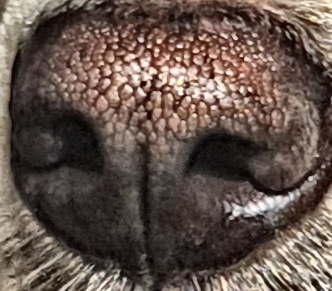
#> input picture project_dog_v2/image/train/0/cut_20201001_153748-0.jpg, 332 x 291 px, found by its file name; its folder holds only this picture in this run
$ python Classifier.py
#> lines starting #> are read from the running program, lines starting #| are printed output that depends on the picture
import os
import numpy as np
import cv2
import pandas as pd

import pickle
import sklearn
import argparse
import time

from sklearn.cluster import KMeans
from scipy.spatial.distance import cdist
from sklearn.model_selection import train_test_split
from sklearn.neighbors import KNeighborsClassifier
from histo_clahe import histo_clahe
from os import listdir
from os.path import isfile, join


# parsing(=구문분석) : 스크립트 내용을 토큰화하여 분석
# parsing은 compile과도 밀접한 관련, 기계어에 대한 번역에 선행
# argparser : python 실행 시 서로 다른 옵션을 상황에 따라 실행할 때 사용

# Argument parser 초기화 = argparser 객체 선언
parser = argparse.ArgumentParser(description='Argparse Tutorial')
# ArgumentParser 클래스의 객체를 생성합니다.
# 이 객체는 명령행 인수를 정의하고 파싱하는 데 사용됩니다.
# description 매개변수를 사용하여 스크립트에 대한 간단한 설명을 추가할 수 있습니다.

parser.add_argument('--dir', default='image', # 경로 변경 필요
                     help='dataset directory')
# add_argument 메서드를 사용하여 명령행 인수를 정의합니다. = argument 추가
# 이 예제에서는 --dir 인수를 정의하고, 기본값으로 'image'를 설정하고, 인수에 대한 설명을 제공합니다.
# 즉, 사용자가 --dir로 값을 지정하지 않으면 기본값인 'image'가 사용됩니다.
# --dir 인자일 때 dataset directory


# parser.add_argument('--test', default='test_1.jpg' # 경로 변경 필요
                    # , help='test image data')
#  비슷하게 --test 인수를 정의하고, 기본값으로 'test_1.jpg'를 설정하고,
#  인수에 대한 설명을 제공합니다.
# --test 인자일 때 test image data

opt = parser.parse_args()
# parse_args 메서드를 호출하여 명령행에서 전달된 인수를 파싱하고, 이를 opt 변수에 저장합니다.
# 이제 opt 객체는 파싱된 인수를 포함하고 있습니다.

# 학습 데이터를 읽어 이미지 리스트 X와 라벨리스트 Y를 반환하는 함수
# 훈련 시에만 활용
def read_data(label2id):
    X = [] #이미지 라벨 저장
    Y = [] #이미지 라벨 저장
    for label in os.listdir('image/train'):#/Users/mo3n/Documents/project/dog/git2/project_dog/
        # image 디렉터리 내의 각 라벨(폴더)에 대해 반복합니다.#/Users/mo3n/Documents/project/dog/git2/project_dog/
        # 라벨(폴더)명은 int(현재 0~5)
        if os.path.isdir(os.path.join('image/train', label)):#/Users/mo3n/Documents/project/dog/git2/project_dog/
            # 각 라벨 디렉터리 내의 이미지 파일에 대해 반복합니다.
            for img_file in os.listdir(os.path.join('image/train',#/Users/mo3n/Documents/project/dog/git2/project_dog/
                                                     label)):
                # 이미지를 읽어옵니다.
                img = cv2.imread(os.path.join('image/train', #/Users/mo3n/Documents/project/dog/git2/project_dog/
                                              label, img_file))
                X.append(img) # 이미지 데이터를 X 리스트에 추가합니다.
                Y.append(label2id[label]) # 이미지의 라벨을 숫자 ID로 변환하여 Y 리스트에 추가합니다.
    return X, Y

# SIFT를 사용하여 이미지 특징 추출
def extract_sift_features(X):
    image_descriptors = [] #이미지 특징이 저장될 리스트

    #이미지 추출기 생성
    sift = cv2.SIFT_create(nfeatures=200, nOctaveLayers=3, contrastThreshold=0.0005)
    #nfeatures : 검출최대특징수
    #nOctaveLayers=3 :
    # ->nOctaveLayers: 이미지 피라미드에 사용할 계층 수 계층을 거듭할수록 이미지크기가 1/4(가로세로 각각 1/2)
    #contrastThreshold=0.0005 : 약한 특징에 대한 필터링 기준

    for i in range(len(X)):
        kp, des = sift.detectAndCompute(X[i], None) #SIFT 특징추출
        # keypoints, descriptors = detector.detectAndCompute(image, mask,
        #             decriptors, useProvidedKeypoints)
        # image: 입력 이미지
        # keypoints: 디스크립터 계산을 위해 사용할 특징점
        # descriptors(optional): 계산된 디스크립터
        # mask(optional): 특징점 검출에 사용할 마스크
        # useProvidedKeypoints(optional): True인 경우 특징점 검출을 수행하지 않음
        # ->특징점 검출과 특징 디스크립터 계산을 한 번에 수행
        image_descriptors.append(des) #추출된 특징을 리스트에 추가

    return image_descriptors

# K-means를 이용해 Bag of Words 딕셔너리 생성 함수 정의
# kmeans_bow 함수는 K-means 클러스터링을 사용하여 Bag of Words (BoW) 딕셔너리를 생성합니다.
# all_descriptors는 이미지 특징 디스크립터(특징 벡터)들을 포함하는 리스트입니다.
# ->image_descriptors의 집합
# num_clusters는 클러스터의 수를 나타냅니다.
# KMeans(n_clusters=num_clusters)는 클러스터의 수를 지정하여 K-means 클러스터링 모델을 초기화합니다.
# kmeans.fit(all_descriptors)는 주어진 특징 디스크립터 데이터에 K-means 클러스터링을 적용합니다.
# kmeans.cluster_centers_는 클러스터 중심을 나타내며, 이것이 Bag of Words 딕셔너리로 사용됩니다.
# bow_dict는 생성된 BoW 딕셔너리를 반환합니다.
def kmeans_bow(all_descriptors, num_clusters):
    # K-means 클러스터링을 수행하여 딕셔너리 생성
    kmeans = KMeans(n_clusters=num_clusters).fit(all_descriptors)
    bow_dict = kmeans.cluster_centers_  # 클러스터 중심을 Bag of Words 딕셔너리로 사용
    return bow_dict


# create_features_bow 함수는 이미지의 특징 디스크립터(특징 벡터)를 Bag of Words (BoW) 형식으로 변환하는 역할을 합니다.
# image_descriptors는 이미지 특징 디스크립터(특징 벡터)들을 포함하는 리스트입니다.
# BoW는 Bag of Words 딕셔너리로, K-means 클러스터 중심을 의미합니다.
# num_clusters는 클러스터의 수를 나타냅니다.
# X_features는 변환된 특징 벡터를 저장하는 리스트입니다.
# 각 이미지에 대해 다음 작업을 수행합니다:
# features는 0으로 초기화된 특징 벡터를 생성합니다.
# 이미지의 특징 디스크립터가 None이 아닌 경우, 각 특징 디스크립터와 BoW 사이의 거리를 계산합니다.
# argmin은 가장 가까운 클러스터(BoW 단어)의 인덱스를 찾습니다.
# 해당 클러스터에 속한 특징을 하나씩 증가시켜 해당 클러스터의 특징 개수를 기록합니다.
# 변환된 특징 벡터를 X_features 리스트에 추가하고, 이를 반환합니다.
# 이미지의 특징들을 벡터로 변환 함수 정의

def create_features_bow(image_descriptors, BoW, num_clusters):
    #image_descriptors : 특징추출기
    X_features = []  # 이미지 특징 벡터를 저장할 리스트
    #회전과 크기변환에도 불변한 특징을 벡터로 저장
    for i in range(len(image_descriptors)):
        features = np.array([0] * num_clusters)  # 0으로 초기화된 특징 벡터 생성

        if image_descriptors[i] is not None:
            distance = cdist(image_descriptors[i], BoW)  # 클러스터 중심과의 거리 계산
            argmin = np.argmin(distance, axis=1)  # 가장 가까운 클러스터 인덱스 찾기
            for j in argmin:
                features[j] += 1  # 해당 클러스터에 포함된 특징 개수 증가
        X_features.append(features)  # 특징 벡터를 리스트에 추가합니다.
    return X_features

# 메인 실행 함수
def main():
    start = time.time()  # 시간 측정을 위한 시작 시간 기록

    # 라벨을 숫자 ID로 변환
    # 경로 확인 필요
    path = "image/train"
    file_list = os.listdir(path)
    label2id = {}

    idx = 0
    for i, label in enumerate(file_list): #file_list = image 하위 폴더 내역#/Users/mo3n/Documents/project/dog/git2/project_dog/
        if label == ".DS_Store": #디렉터리에 .DS_Store는 제외
            continue
        label2id[label] = idx #dictionary룰 통해
        idx += 1

    # 학습 데이터 읽기
    X, Y = read_data(label2id)  # 이미지 데이터와 라벨 데이터를 읽어옵니다.
#> in read_data, img is the input picture: shape (291, 332, 3); mean B, G, R 74.9, 82.9, 99.1
#> X = 2 items; Y = [0, 1]

    # 이미지의 SIFT 특징 추출
    image_descriptors = extract_sift_features(X)  # 이미지에서 SIFT 특징을 추출합니다.
#> the loop in extract_sift_features, `for i in range(len(X)):` made 2 passes
#> after the loop in extract_sift_features, `for i in range(len(X)):`: image_descriptors = 2 items
#> image_descriptors = 2 items

    # 모든 descriptors를 하나의 리스트로 만들기
    all_descriptors = []
    for descriptors in image_descriptors:
        if descriptors is not None:
            for des in descriptors:
                all_descriptors.append(des)
#> this loop made 2 passes
#> after the loop, all_descriptors = 401 items

    num_clusters = 100  # 클러스터의 수

    # BOW 딕셔너리 존재 유무 체크 후 생성 또는 로드
    # 경로 확인 필요
    if not os.path.isfile('bow.pkl'):  # 저장된 BoW 딕셔너리 파일이 존재하지 않는 경우
        BoW = kmeans_bow(all_descriptors, num_clusters)  # K-means를 사용하여 BoW 딕셔너리 생성
#> in kmeans_bow, `bow_dict = kmeans.cluster_centers_`:
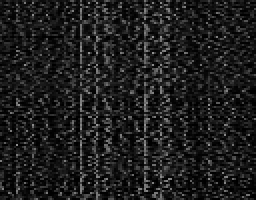
#> bow_dict: shape (100, 128) float64 (shown 2 times larger); min 0, max 150.5, mean 29.8
        pickle.dump(BoW, open('bow.pkl', 'wb'))  # 생성된 BoW 딕셔너리를 파일에 저장
    else:
        BoW = pickle.load(open('bow.pkl', 'rb'))  # 저장된 BoW 딕셔너리 파일을 로드합니다.


    # 이미지 특징들을 벡터로 변환
    # 이미지 특징을 BoW 벡터로 변환합니다.
    X_features = create_features_bow(image_descriptors, BoW, num_clusters)
#> the loop in create_features_bow, `for i in range(len(image_descriptors)):` made 2 passes
#> pass 1, in create_features_bow, `distance = cdist(image_descriptors[i], BoW)`:
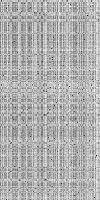
#> distance: shape (200, 100) float64; min 0, max 646.8, mean 447.3; drawn with min black and max white
#> pass 2, in create_features_bow, `distance = cdist(image_descriptors[i], BoW)`:
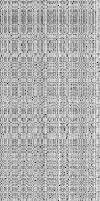
#> distance: shape (201, 100) float64; min 0, max 665, mean 458.6; drawn with min black and max white
#> after the loop in create_features_bow, `for i in range(len(image_descriptors)):`: X_features = 2 items
#> X_features = 2 items

    # 학습과 테스트 데이터로 분할
    X_train, X_test, Y_train, Y_test = train_test_split(X_features, Y, test_size=0.2,
                                                         random_state=42, shuffle=True)
#> X_train = 1 item; X_test = 1 item; Y_train = [0]; Y_test = [1]

    # SVM 모델 학습
    svm = sklearn.svm.SVC(C=100, probability=True)
#> (the run stopped early here; a loop or call above may not have finished)
